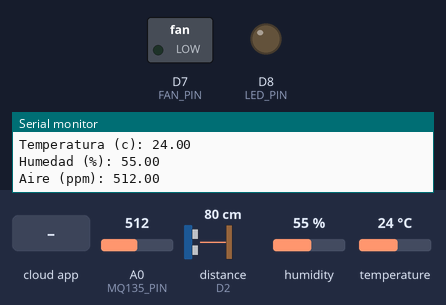
This sketch was run on a simulated ESP8266 (NodeMCU). Parts: switched loads named in the sketch (green lamp = pin HIGH), output pins drawn as LEDs (lit = HIGH), the last lines printed to the serial monitor. Wiring (inferred from the names in the program): ultrasonic range finder: trigger D4; echo D2. The inputs (shaded band) are chosen by the test bench; at power-on: A0 (MQ135_PIN) = 512, distance to the obstacle (sensor on D2) 80 cm, humidity 55 %, temperature 24 °C. The echo pulse lasts 58.3 µs per cm; WiFi joins after 1.5 s; servers stay silent unless stated; the Firebase database answers and starts empty; pins used as bus, display or sensor lines are not drawn.

Above: at 2.8 s.
2.9 s: the phone or cloud app sets L1 to 1
At 4.7 s:
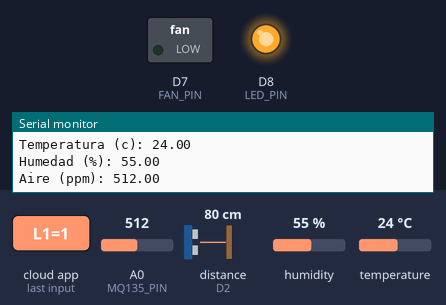
9.7 s: the phone or cloud app sets L1 to 0
At 11.1 s:
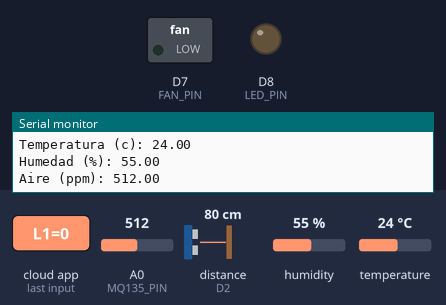
11.4 s: the phone or cloud app sets T1 to 1
At 13.7 s:
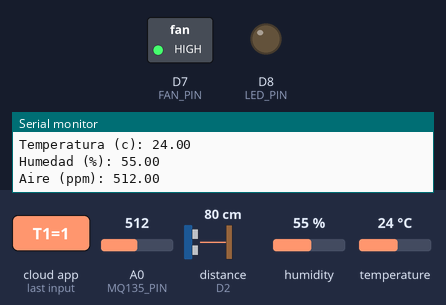
18.4 s: A0 (MQ135_PIN) set to 412
24.8 s: A0 (MQ135_PIN) set to 390
Timing chart, 0 to 27.3 s (numbered marks = the images above; inputs shaded):
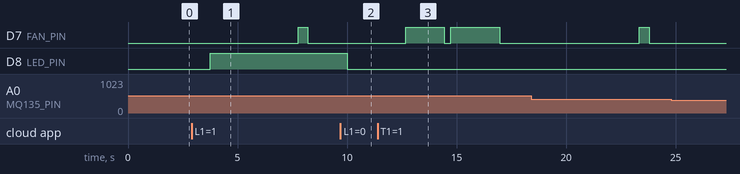

Measured:
- after the input at 2.9 s, D8 (LED_PIN): LOW → HIGH after 0.85 s
- after the input at 9.7 s, D8 (LED_PIN): HIGH → LOW after 0.30 s
- after the input at 11.4 s, D7 (FAN_PIN): LOW → HIGH after 1.3 s, → LOW 1.8 s later, → HIGH 0.30 s later, → LOW 2.2 s later

The sketch:

app.ino
```cpp
// Definir ESP32 o ESP8266
#if defined(ESP32)
#include <WiFi.h>
#elif defined(ESP8266)
#include <ESP8266WiFi.h>
#endif

#include <Arduino.h>
#include <FirebaseESP8266.h>
#include "definitions.h"
#include "database.h"

// ----------------------------------- WIFI -----------------------------------
// Dirección del WiFi
String ssid = "TIGO-9F32";
// Contraseña del WiFi
String password = "2NJ555301879";
// Intentos para la conexión WiFi
byte cont = 0;
byte max_intentos = 50;

// Objeto DHT
DHT dht(DHT_PIN, DHT_TYPE);

// Banderas para el estado de ciclos
int lightCurrentCycle = CYCLE_ONE;
int airCurrentCycle = CYCLE_ONE;

// Variables para los temporizadores
const unsigned long secondInterval = 1000;
unsigned long previousMillis = 0;
int timerLight = 0;
int timerAir = 0;

void setup() {
  // Inicia comunicacion serial
  Serial.begin(115200);
  Serial.println("\n");

  // Conexión WIFI
  WiFi.begin(ssid, password);
  while (WiFi.status() != WL_CONNECTED and cont < max_intentos) {
    //Cuenta hasta 50 si no se puede conectar lo cancela
    cont++;
    delay(500);
    Serial.print(".");
  }

  Serial.println("");

  if (cont < max_intentos) {
    //Si se conectó
    Serial.println("********************************************");
    Serial.print("Conectado a la red WiFi: ");
    Serial.println(WiFi.SSID());
    Serial.print("IP: ");
    Serial.println(WiFi.localIP());
    Serial.print("macAdress: ");
    Serial.println(WiFi.macAddress());
    Serial.println("*********************************************");
  } else {
    //No se conectó
    Serial.println("------------------------------------");
    Serial.println("Error de conexion");
    Serial.println("------------------------------------");
  }

  // Conexión Firebase
  Firebase.begin(FIREBASE_HOST, FIREBASE_AUTH);
  Firebase.reconnectWiFi(true);
  Firebase.setString(Proyecto1, "/Aviso1", INIT_ALERT);

  // Inicialización: Sensor DHT11
  dht.begin();

  // Inicialización: Sensor Ultrasonico
  pinMode(PIN_TRIG, OUTPUT);
  pinMode(PIN_ECHO, INPUT);

  // Inicialización: Sensor de Aire
  pinMode(MQ135_PIN, INPUT);

  // Inicialización: LED
  pinMode(LED_PIN, OUTPUT);
  digitalWrite(LED_PIN, LOW);

  // Inicialización: Ventilador
  pinMode(FAN_PIN, OUTPUT);
  digitalWrite(FAN_PIN, LOW);
}

void generatePullTrigger() {
  digitalWrite(PIN_TRIG, LOW);
  delayMicroseconds(4);
  digitalWrite(PIN_TRIG, HIGH);
  delayMicroseconds(10);
  digitalWrite(PIN_TRIG, LOW);
}

bool thereIsPerson(long distance) {
  if (distance <= 0) {
    return false;
  } else if (distance < MIN_DISTANCE) {
    return true;
  } else {
    return false;
  }
}

void printSensorValues(long distance, float temperature, float humidity, float air) {
  Serial.println("--------------");
  Serial.print("Distancia (cm): ");
  Serial.println(distance);
  Serial.print("Temperatura (c): ");
  Serial.println(temperature);
  Serial.print("Humedad (%): ");
  Serial.println(humidity);
  Serial.print("Aire (ppm): ");
  Serial.println(air);
}

void sendAlert(String keyAlert) {
  Firebase.setString(Proyecto1, "/Aviso1", keyAlert);
}

int updateTimer(int timer) {
  unsigned long currentMillis = millis();
  if (currentMillis - previousMillis >= secondInterval) {
    previousMillis = currentMillis;
    return (timer + 1);
  }
  return timer;
}

void monitorAirQuality(float airQuality) {
  if (airQuality > MIN_CO2) {
    // Si el aire está contaminado, se actualiza el temporizador.
    timerAir = updateTimer(timerAir);
    switch (airCurrentCycle) {
      case CYCLE_ONE:
        if (timerAir >= TIMER_LIMIT_AIR) {
          // Enviar alerta y pasar al siguiente ciclo
          sendAlert(AIR_ALERT_1);
          airCurrentCycle = CYCLE_TWO;
        }
        break;
      case CYCLE_TWO:
        if (timerAir >= TIMER_LIMIT_AIR) {
          // Iniciar limpieza de aire
          digitalWrite(FAN_PIN, HIGH);

          // Reiniciar temporizador y pasar al siguiente ciclo
          timerAir = 0;
          airCurrentCycle = CYCLE_THREE;
        }
        break;
      case CYCLE_THREE:
        if (timerAir >= TIMER_LIMIT_FAN) {
          // Finalizar limpieza de aire
          digitalWrite(FAN_PIN, LOW);

          // Reiniciar temporizador y reiniciar ciclado
          timerAir = 0;
          airCurrentCycle = CYCLE_ONE;
          sendAlert(AIR_ALERT_2);
        }
        break;
    }
  } else {
    // Si el aire está en nivel aceptable, se reinicia el temporizador y el ciclado
    timerAir = 0;
    airCurrentCycle = CYCLE_ONE;
  }
  return;
}

/*
  Descripcion:  Leer la bandera de encendido de la DB para encender la luz.
                Si viene un dato L1 en la DB extraer el valor que contiene.
                1: Encender LED
                2: Apagar LED
*/
void switchLight() {
  String sValue;
  if (Firebase.RTDB.getString(&Proyecto1, "/L1")) {
    if (Proyecto1.dataType() == "string") {
      sValue = Proyecto1.stringData();
      int a = sValue.toInt();
      if (a == 1) {
        digitalWrite(LED_PIN, HIGH);
      } else {
        digitalWrite(LED_PIN, LOW);
      }
    }
  }
}

void monitorLight(long distance) {
  // Verificar si hay alguna persona en la habitacion
  if (thereIsPerson(distance)) {
    // Reiniciar temporizador y el ciclo actual a 1.
    timerLight = 0;
    lightCurrentCycle = CYCLE_ONE;
    // TODO: La luz puede ser manipulada manualmente
    switchLight();
    return;
  }

  // Verificar si no hay alguna persona y la luz está encendida
  if (!thereIsPerson(distance) && (digitalRead(LED_PIN) == HIGH)) {
    // Actualizar temporizador
    timerLight = updateTimer(timerLight);

    switch (lightCurrentCycle) {
      case CYCLE_ONE:
        // Verificar si terminó el temporizador
        if (timerLight >= TIMER_LIMIT_LIGHT) {
          // Enviar alerta
          sendAlert(LIGHT_ALERT_1);

          // Reiniciar temporizador y pasar al siguiente ciclo
          timerLight = 0;
          lightCurrentCycle = CYCLE_TWO;
        }
        break;
      case CYCLE_TWO:
        // Verificar si terminó el temporizador
        if (timerLight >= TIMER_LIMIT_LIGHT) {
          // Enviar alerta
          sendAlert(LIGHT_ALERT_2);

          // Reiniciar temporizador y reiniciar el ciclo.
          timerLight = 0;
          lightCurrentCycle = CYCLE_ONE;

          // Apagar la luz
          digitalWrite(LED_PIN, LOW);
        }
        break;
    }
  }
  return;
}

void switchTemperatureFan() {
  String sValue;
  if (Firebase.RTDB.getString(&Proyecto1, "/T1")) {
    if (Proyecto1.dataType() == "string") {
      sValue = Proyecto1.stringData();
      int a = sValue.toInt();
      if (a == 1) {
        digitalWrite(FAN_PIN, HIGH);
      } else {
        digitalWrite(FAN_PIN, LOW);
      }
    }
  }
}

void monitorTemperature(float temperature) {
  // Si el FAN está apagado, detectar cambios
  if (digitalRead(FAN_PIN) == LOW) {
    switchTemperatureFan();
    return;
  }

  // Si la temperatura está arriba del máximo y el FAN está activo: Continuar
  if (temperature >= MAX_TEMPERATURE && digitalRead(FAN_PIN) == HIGH){
    return;
  }

  // Si la temperatura está debajo del máximo y el FAN está activo: Apagar FAN
  if (temperature < MAX_TEMPERATURE && digitalRead(FAN_PIN) == HIGH){
    Firebase.setString(Proyecto1, "/T1", "0");
    sendAlert(TEMP_ALERT_1);
    switchTemperatureFan();
    return;
  }
}

void loop() {
  // Leer datos de los sensores
  generatePullTrigger();
  long time = pulseIn(PIN_ECHO, HIGH);
  long distance = time / 58.3;
  float temperature = dht.readTemperature();
  float humidity = dht.readHumidity();
  float air = analogRead(MQ135_PIN);

  // Imprimir datos de los sensores
  printSensorValues(distance, temperature, humidity, air);

  // Monitor de luz
  monitorLight(distance);

  // Monitor de calidad de aire
  monitorAirQuality(air);

  // Monitor de temperatura
  monitorTemperature(temperature);

  // Actualizar los datos de tiempo real en la DB.
  updateSensorsDB(distance, temperature, humidity, air);

  // Subir los datos como historial a la DB. (Guarda cada 10 segundos)
  updateSensorsRecordDB(distance, temperature, humidity, air);

  delay(1000);
}
```

database.h
```cpp
#ifndef DATABASE_H
#define DATABASE_H

// URL de la DB
#define FIREBASE_HOST "ace2-proyecto-1-9e6fe-default-rtdb.firebaseio.com"

// Contraseña de la DB
#define FIREBASE_AUTH "1CXM3tLiaKfGge6KeuwuPTGoUMLmw7SgM4iGgVBB"

// Objeto de la DB
FirebaseData Proyecto1;

// Ruta para guardar valores de la DB
String ruta = "Datos";

// Variables para el temporizador: Se almacenan datos en historial cada 10 segundos.
const unsigned long intervalRecordsDB = 10000;
unsigned long previousMillisDB = 0;
int timerDB = 0;

// Descripcion: Sube los datos en tiempo real a la DB
//              Estos son los que se van mostrando en la APP y son las condiciones de los avisos
void updateSensorsDB(long distance, float temperature, float humidity, float air) {
  Firebase.setInt(Proyecto1, "/Temperatura1", temperature);
  Firebase.setInt(Proyecto1, "/Humedad1", humidity);
  Firebase.setInt(Proyecto1, "/Aire1", air);
  Firebase.setInt(Proyecto1, "/Distancia1", distance);
}

// Descripcion: Sube los datos al historial de los sensores de la DB
//              Guarda datos despues de 10 segundos.
void updateSensorsRecordDB(long distance, float temperature, float humidity, float air) {
  unsigned long currentMillis = millis();
  if (currentMillis - previousMillisDB >= intervalRecordsDB) {
    Firebase.pushInt(Proyecto1, ruta + "/Temperatura", temperature);
    Firebase.pushInt(Proyecto1, ruta + "/Humedad", humidity);
    Firebase.pushInt(Proyecto1, ruta + "/Aire", air);
    Firebase.pushInt(Proyecto1, ruta + "/Distancia", distance);
    previousMillisDB = currentMillis;
  }
}

#endif
```

definitions.h
```cpp
#ifndef DEFINITIONS_H
#define DEFINITIONS_H

#include <DHT.h>

// PINES DEL SENSOR ULTRASONICO
#define PIN_TRIG D4
#define PIN_ECHO D2

// PIN DEL SENSOR DE TEMPERATURA Y HUMEDAD
#define DHT_PIN  D5
#define DHT_TYPE DHT11

// PIN DEL SENSOR LDR
// #define LDR_PIN A1

// PIN DEL SENSOR DE AIRE
#define MQ135_PIN A0

// PIN DEL VENTILADOR
#define FAN_PIN D7

// PIN DEL LED
#define LED_PIN D8

// UMBRALES
#define MIN_DISTANCE 100
#define MAX_TEMPERATURE 30
#define MIN_CO2 400

// CICLOS
#define CYCLE_ONE 1
#define CYCLE_TWO 2
#define CYCLE_THREE 3

// TIEMPO DE TEMPORIZADOR
#define TIMER_LIMIT_LIGHT 3
#define TIMER_LIMIT_AIR   3
#define TIMER_LIMIT_FAN   3

// KEYS DE ALERTAS
#define INIT_ALERT "i"      // Inicializando
#define AIR_ALERT_1 "ad"    // Aire en condiciones deficientes
#define AIR_ALERT_2 "ao"    // Aire en condiciones optimas
#define LIGHT_ALERT_1 "l1"  // La luz esta encendida y la habitacion esta vacia
#define LIGHT_ALERT_2 "l2"  // Apagando la luz
#define TEMP_ALERT_1 "t1"   // La temperatura ha alcanzado niveles aceptables


#endif
```
